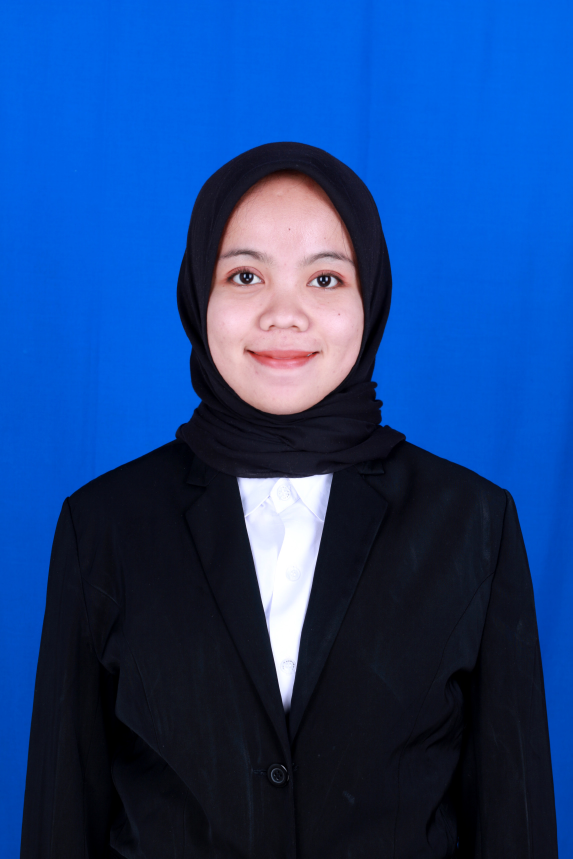
#> input picture media/IMG_3240.jpg, 1717 x 2576 px (shown at 1/3 size); its folder holds only this picture in this run
$ python -i Untitled-1.py   (imports and definitions only)
#> lines starting #> are read from the running program, lines starting #| are printed output that depends on the picture; after the words box and inside, x2 and y2 are one past the last pixel; in counts of white or black regions, pixels touching at a corner belong together
#> further down, picture is the input picture: shape (2576, 1717, 3); mean B, G, R 132.6, 66.5, 24.5

from django.shortcuts import render
from PIL import Image
from sklearn.metrics import accuracy_score, precision_score, recall_score, confusion_matrix

from sklearn.discriminant_analysis import LinearDiscriminantAnalysis
from sklearn.model_selection import KFold
import os
import numpy as np
import cv2
import pickle
import random
import matplotlib.pyplot as plt
import numpy as np

# Create your views here.


# [19 lines left out: functions index, classify, not called in this run]

# Awal imageprocessing


def imageprocessing(frame):
    # Meresize gambar menjadi ukuran 336 x 448
    width = 336
    height = 448
    dim = (width, height)
    frame = cv2.resize(frame, dim)
    #print('Resized Dimensions : ', frame.shape)
    # OpenCV akan mengimport gambar kedalam format warna BGR sehingga harus dikonversi menjadi format RGB
    image_rgb = cv2.cvtColor(frame, cv2.COLOR_BGR2RGB)
    # melakukan konversi dari ruang warna menjadi ruang warna hsv
    image_hsv = cv2.cvtColor(image_rgb, cv2.COLOR_RGB2HSV)
#> image_hsv: shape (448, 336, 3); mean H, S, V 112, 178.8, 135.2
    # melakukan split image (memisahkan image hsv menjadi hue, saturation dan value untuk melakukan histogram qualization terhadap value)
    H, S, V = cv2. split(image_hsv)
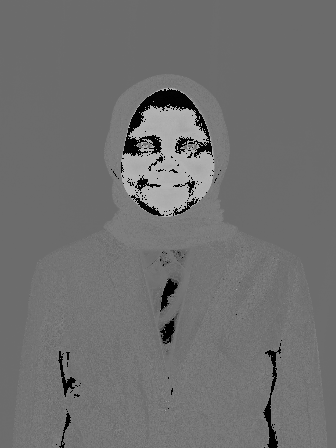
#> H: shape (448, 336); min 0, max 179, mean 112
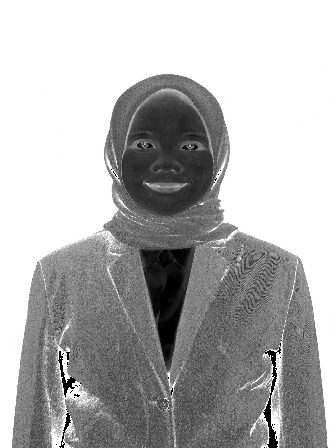
#> S: shape (448, 336); min 0, max 255, mean 178.8
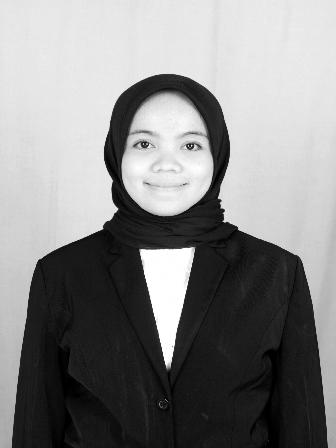
#> V: shape (448, 336); min 0, max 255, mean 135.2
    # mendefinisikan clahe atau metode histogram ewualization yang dipakai, tile grid size 8,8 merupakan default sie dari clahe
    clahe = cv2.createCLAHE(clipLimit=2.0, tileGridSize=(8, 8))
    # menerapkan clahe pada value
    equalized_V = clahe.apply(V)
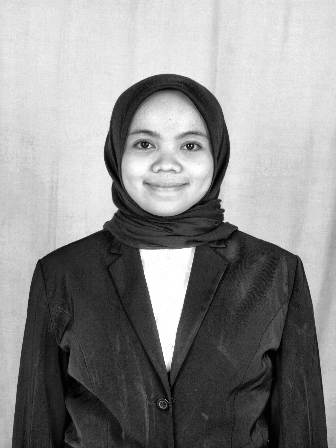
#> equalized_V: shape (448, 336); min 1, max 255, mean 141.2
    # melakukan penggabungan anara h,s, dan value yang telah diequalized
    equalized = cv2.merge([H, S, equalized_V])
#> equalized: shape (448, 336, 3); mean H, S, V 112, 178.8, 141.2
    # Mendefinisikan warna yang akan di cari pada HSV
    lower_green = np.array([16, 43, 40])
    upper_green = np.array([179, 255, 255])
    lower_brown = np.array([4, 88, 43])
    upper_brown = np.array([9, 243, 255])

    # proses masking using upper and lower bounds
    mask_green = cv2.inRange(image_hsv, lower_green, upper_green)
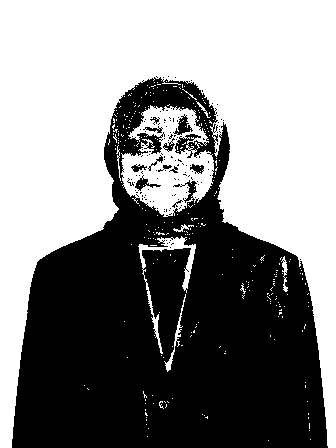
#> mask_green: shape (448, 336); 53.6% white; 133 black regions (121 under 20 px), largest, box (x1, y1, x2, y2) and area: (12, 77, 328, 448) 68940, (173, 114, 193, 135) 177, (135, 175, 161, 191) 132
    mask_brown = cv2.inRange(image_hsv, lower_brown, upper_brown)
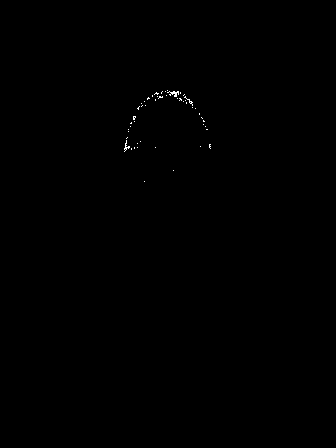
#> mask_brown: shape (448, 336); 0.12% white in thin lines or dots, all inside (x1, y1, x2, y2) = (124, 90, 211, 182)
    final_mask = mask_green + mask_brown
#> final_mask: shape (448, 336); 53.7% white; 133 black regions (121 under 20 px), largest, box (x1, y1, x2, y2) and area: (12, 77, 328, 448) 68759, (173, 114, 193, 135) 177, (135, 175, 161, 191) 131
    # Memisahkan citra foreground dengan citra background
    # Bitwise-AND mask dan gambar asli
    bitwise_and = cv2.bitwise_and(equalized, equalized, final_mask)
    image = cv2.cvtColor(bitwise_and, cv2.COLOR_HSV2RGB)
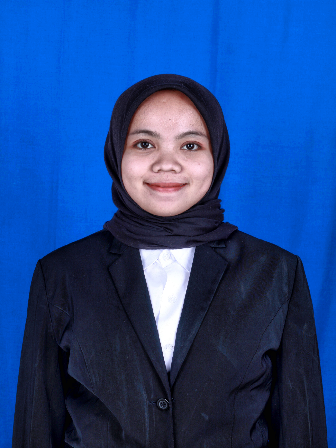
#> image: shape (448, 336, 3); mean R, G, B 27.8, 69.8, 138.7
    image = cv2.GaussianBlur(image, (3, 3), 0)
    # Final processing dengan memberikan sedikit blur
    return image
# Akhir imageprocessing


# [96 lines left out: function training, not called in this run]

>>> import cv2
>>> picture = cv2.imread('../media/IMG_3240.jpg')
>>> result = imageprocessing(picture)
